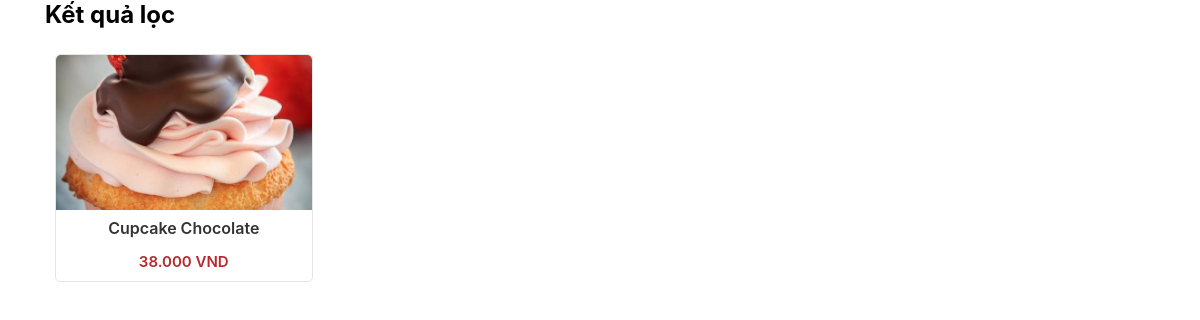
Screenshot of /filter.php?name=Cupcake Chocolate with the database file from the repository.
### tables this page shows
CREATE TABLE `product` (
  `ProductID` int(11) NOT NULL,
  `ProductName` varchar(50) NOT NULL,
  `Description` varchar(1000) NOT NULL,
  `CateID` int(11) NOT NULL,
  `ProductImage` varchar(255) NOT NULL,
  `Price` decimal(10,2) NOT NULL
);

### filter.php (the view, shortened to what this page needs)
<?php
    include './connect_db.php';
    $search = isset($_GET['name']) ? $_GET['name'] : "";
    $sort_order = isset($_GET['sort_order']) ? $_GET['sort_order'] : "";
    $conditions = [];
    if ($search) {
        $conditions[] = "`ProductName` LIKE '%" . mysqli_real_escape_string($con, $search) . "%'";
    }
    $sql = "SELECT * FROM `product`";
    if (count($conditions) > 0) {
        $sql .= " WHERE " . implode(" AND ", $conditions);
    }
    if ($sort_order === "asc") {
        $sql .= " ORDER BY `Price` ASC";
    } elseif ($sort_order === "desc") {
        $sql .= " ORDER BY `Price` DESC";
    } else {
        $sql .= " ORDER BY `ProductID` ASC";
    }
    $result = mysqli_query($con, $sql);
?>
<!DOCTYPE html>
<html lang="en">
<head>
    <link rel="stylesheet" href="./assets/css/main.css">
</head>
<body>
    <div class="container">
        <h2>Kết quả lọc</h2>
        <div class="home-products">
            <?php if ($result && mysqli_num_rows($result) > 0) { ?>
                <?php while ($row = mysqli_fetch_assoc($result)) { ?>
                    <div class="col-product">
                        <article class="card-product">
                            <div class="card-header">
                                <a href="detail.php?ProductID=<?= $row['ProductID'] ?>" class="card-image-link">
                                    <img class="card-image" src="./<?= $row['ProductImage'] ?>" alt="<?= $row['ProductName'] ?>">
                                </a>
                            </div>
                            <div class="food-info">
                                <div class="card-content">
                                    <div class="card-title">
                                        <a href="detail.php?ProductID=<?= $row['ProductID'] ?>" class="card-title-link"><?= $row['ProductName'] ?></a>
                                    </div>
                                </div>
                                <div class="card-footer">
                                    <div class="product-price">
                                        <span class="current-price"><?= number_format($row['Price'], 0, ",", ".") ?> VND</span>
                                    </div>
                                </div>
                            </div>
                        </article>
                    </div>
                <?php } ?>
            <?php } else { ?>
                <p>Không tìm thấy sản phẩm nào.</p>
            <?php } ?>
        </div>
    </div>
</body>
</html>

### assets/css/main.css (style rules this page uses)
:root { --white: #fff; --black: #000; --text-color: #333; --red: #B5292F; }
a { text-decoration: none; }
* { padding: 0; margin: 0; box-sizing: border-box; }
html { scroll-behavior: smooth; }
body { background-color: #fff; position: relative; }
body,input,button,textarea,pre { font-family: SFProDisplay, sans-serif; -webkit-tap-highlight-color: rgba(0, 0, 0, 0) }
.container { max-width: 1130px; padding: 0 10px; margin: 0 auto; }
.home-products { display: flex; flex-wrap: wrap; margin-top: 15px; }
.col-product { width: 25%; padding: 10px; overflow: hidden; }
.card-product { background-color: var(--white); border-radius: 5px; border: 1px solid #e5e5e5; }
.card-header { border-top-left-radius: 5px; border-top-right-radius: 5px; overflow: hidden; position: relative; }
.card-image { height: 155px; width: 100%; object-fit: cover; transition: transform 0.4s ease; display: block; }
.card-image-link { display: block; width: 100%; height: 100%; }
.card-content { padding: 8px 10px; text-align: center; }
.card-title-link { color: var(--text-color); font-size: 16px; font-weight: 600; }
.card-footer { padding: 5px 10px 10px; }
.product-price { text-align: center; }
.product-price .current-price { color: var(--red); font-weight: 600; font-size: 15px }

### rows the page displays
product: ProductImage (picture), ProductName "Cupcake Chocolate", Price "38.000"
